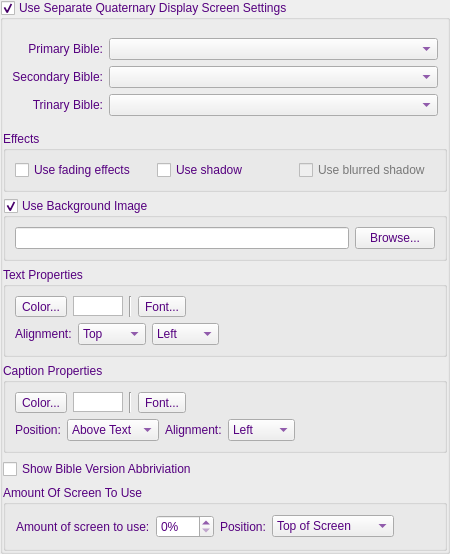
    <widget class="QGroupBox" name="groupBoxUseDisp4">
     <property name="palette">
      <palette>
       <active>
        <colorrole role="WindowText">
         <brush brushstyle="SolidPattern">
          <color alpha="255">
           <red>85</red>
           <green>0</green>
           <blue>127</blue>
          </color>
         </brush>
        </colorrole>
        <colorrole role="Text">
         <brush brushstyle="SolidPattern">
          <color alpha="255">
           <red>85</red>
           <green>0</green>
           <blue>127</blue>
          </color>
         </brush>
        </colorrole>
        <colorrole role="ButtonText">
         <brush brushstyle="SolidPattern">
          <color alpha="255">
           <red>85</red>
           <green>0</green>
           <blue>127</blue>
          </color>
         </brush>
        </colorrole>
        <colorrole role="Highlight">
         <brush brushstyle="SolidPattern">
          <color alpha="255">
           <red>170</red>
           <green>85</green>
           <blue>255</blue>
          </color>
         </brush>
        </colorrole>
        <colorrole role="PlaceholderText">
         <brush brushstyle="SolidPattern">
          <color alpha="128">
           <red>85</red>
           <green>0</green>
           <blue>127</blue>
          </color>
         </brush>
        </colorrole>
       </active>
       <inactive>
        <colorrole role="WindowText">
         <brush brushstyle="SolidPattern">
          <color alpha="255">
           <red>85</red>
           <green>0</green>
           <blue>127</blue>
          </color>
         </brush>
        </colorrole>
        <colorrole role="Text">
         <brush brushstyle="SolidPattern">
          <color alpha="255">
           <red>85</red>
           <green>0</green>
           <blue>127</blue>
          </color>
         </brush>
        </colorrole>
        <colorrole role="ButtonText">
         <brush brushstyle="SolidPattern">
          <color alpha="255">
           <red>85</red>
           <green>0</green>
           <blue>127</blue>
          </color>
         </brush>
        </colorrole>
        <colorrole role="Highlight">
         <brush brushstyle="SolidPattern">
          <color alpha="255">
           <red>170</red>
           <green>85</green>
           <blue>255</blue>
          </color>
         </brush>
        </colorrole>
        <colorrole role="PlaceholderText">
         <brush brushstyle="SolidPattern">
          <color alpha="128">
           <red>85</red>
           <green>0</green>
           <blue>127</blue>
          </color>
         </brush>
        </colorrole>
       </inactive>
       <disabled>
        <colorrole role="WindowText">
         <brush brushstyle="SolidPattern">
          <color alpha="255">
           <red>120</red>
           <green>120</green>
           <blue>120</blue>
          </color>
         </brush>
        </colorrole>
        <colorrole role="Text">
         <brush brushstyle="SolidPattern">
          <color alpha="255">
           <red>120</red>
           <green>120</green>
           <blue>120</blue>
          </color>
         </brush>
        </colorrole>
        <colorrole role="ButtonText">
         <brush brushstyle="SolidPattern">
          <color alpha="255">
           <red>120</red>
           <green>120</green>
           <blue>120</blue>
          </color>
         </brush>
        </colorrole>
        <colorrole role="Highlight">
         <brush brushstyle="SolidPattern">
          <color alpha="255">
           <red>0</red>
           <green>120</green>
           <blue>215</blue>
          </color>
         </brush>
        </colorrole>
        <colorrole role="PlaceholderText">
         <brush brushstyle="SolidPattern">
          <color alpha="128">
           <red>0</red>
           <green>0</green>
           <blue>0</blue>
          </color>
         </brush>
        </colorrole>
       </disabled>
      </palette>
     </property>
     <property name="title">
      <string>Use Separate Quaternary Display Screen Settings</string>
     </property>
     <property name="flat">
      <bool>true</bool>
     </property>
     <property name="checkable">
      <bool>true</bool>
     </property>
     <layout class="QVBoxLayout" name="verticalLayout_8" stretch="0,0,0,0,0,0,0">
      <property name="leftMargin">
       <number>0</number>
      </property>
      <property name="topMargin">
       <number>9</number>
      </property>
      <property name="rightMargin">
       <number>0</number>
      </property>
      <property name="bottomMargin">
       <number>0</number>
      </property>
      <item>
       <widget class="QWidget" name="groupWidgetBibles4" native="true">
        <layout class="QGridLayout" name="gridLayout_6">
         <item row="2" column="1">
          <widget class="QComboBox" name="comboBoxTrinaryBible4">
           <property name="sizePolicy">
            <sizepolicy hsizetype="Expanding" vsizetype="Fixed">
             <horstretch>0</horstretch>
             <verstretch>0</verstretch>
            </sizepolicy>
           </property>
          </widget>
         </item>
         <item row="1" column="1">
          <widget class="QComboBox" name="comboBoxSecondaryBible4">
           <property name="sizePolicy">
            <sizepolicy hsizetype="Expanding" vsizetype="Fixed">
             <horstretch>0</horstretch>
             <verstretch>0</verstretch>
            </sizepolicy>
           </property>
          </widget>
         </item>
         <item row="0" column="1">
          <widget class="QComboBox" name="comboBoxPrimaryBible4">
           <property name="sizePolicy">
            <sizepolicy hsizetype="Expanding" vsizetype="Fixed">
             <horstretch>0</horstretch>
             <verstretch>0</verstretch>
            </sizepolicy>
           </property>
          </widget>
         </item>
         <item row="0" column="0">
          <widget class="QLabel" name="labelPrimaryBible4">
           <property name="text">
            <string>Primary Bible:</string>
           </property>
           <property name="alignment">
            <set>Qt::AlignRight|Qt::AlignTrailing|Qt::AlignVCenter</set>
           </property>
          </widget>
         </item>
         <item row="1" column="0">
          <widget class="QLabel" name="labelSecondaryBible4">
           <property name="text">
            <string>Secondary Bible:</string>
           </property>
           <property name="alignment">
            <set>Qt::AlignRight|Qt::AlignTrailing|Qt::AlignVCenter</set>
           </property>
          </widget>
         </item>
         <item row="2" column="0">
          <widget class="QLabel" name="labelTrinaryBible4">
           <property name="text">
            <string>Trinary Bible:</string>
           </property>
           <property name="alignment">
            <set>Qt::AlignRight|Qt::AlignTrailing|Qt::AlignVCenter</set>
           </property>
          </widget>
         </item>
        </layout>
       </widget>
      </item>
      <item>
       <widget class="QGroupBox" name="groupBoxEffects4">
        <property name="title">
         <string>Effects</string>
        </property>
        <layout class="QHBoxLayout" name="horizontalLayout_11" stretch="0,0,0">
         <property name="leftMargin">
          <number>9</number>
         </property>
         <property name="topMargin">
          <number>9</number>
         </property>
         <property name="rightMargin">
          <number>9</number>
         </property>
         <property name="bottomMargin">
          <number>9</number>
         </property>
         <item>
          <widget class="QCheckBox" name="checkBoxUseFading4">
           <property name="toolTip">
            <string>If checked, when switching displayed text, fades the old text out and fades the new text in .</string>
           </property>
           <property name="text">
            <string>Use fading effects</string>
           </property>
          </widget>
         </item>
         <item>
          <widget class="QCheckBox" name="checkBoxUseShadow4">
           <property name="toolTip">
            <string>Useful when using a wallpaper image. Displays a fancy shadow effect.</string>
           </property>
           <property name="text">
            <string>Use shadow</string>
           </property>
          </widget>
         </item>
         <item>
          <widget class="QCheckBox" name="checkBoxUseBlurredShadow4">
           <property name="enabled">
            <bool>false</bool>
           </property>
           <property name="toolTip">
            <string>Useful when using a wallpaper image. Displays a fancy shadow effect.</string>
           </property>
           <property name="text">
            <string>Use blurred shadow</string>
           </property>
          </widget>
         </item>
        </layout>
       </widget>
      </item>
      <item>
       <widget class="QGroupBox" name="groupBoxBackground4">
        <property name="title">
         <string>Use Background Image</string>
        </property>
        <property name="checkable">
         <bool>true</bool>
        </property>
        <layout class="QHBoxLayout" name="horizontalLayout_19">
         <property name="leftMargin">
          <number>9</number>
         </property>
         <property name="topMargin">
          <number>9</number>
         </property>
         <property name="rightMargin">
          <number>9</number>
         </property>
         <property name="bottomMargin">
          <number>9</number>
         </property>
         <item>
          <widget class="QLineEdit" name="lineEditBackPath4"/>
         </item>
         <item>
          <widget class="QPushButton" name="buttonBrowseBackground4">
           <property name="text">
            <string>Browse...</string>
           </property>
          </widget>
         </item>
        </layout>
       </widget>
      </item>
      <item>
       <widget class="QGroupBox" name="groupBoxTextProperties4">
        <property name="title">
         <string>Text Properties</string>
        </property>
        <layout class="QVBoxLayout" name="verticalLayout_11">
         <property name="leftMargin">
          <number>9</number>
         </property>
         <property name="topMargin">
          <number>9</number>
         </property>
         <property name="rightMargin">
          <number>9</number>
         </property>
         <property name="bottomMargin">
          <number>9</number>
         </property>
         <item>
          <layout class="QHBoxLayout" name="horizontalLayout_26">
           <property name="leftMargin">
            <number>0</number>
           </property>
           <property name="topMargin">
            <number>0</number>
           </property>
           <property name="rightMargin">
            <number>0</number>
           </property>
           <property name="bottomMargin">
            <number>0</number>
           </property>
           <item>
            <widget class="QToolButton" name="toolButtonTextColor4">
             <property name="text">
              <string>Color...</string>
             </property>
            </widget>
           </item>
           <item>
            <widget class="QGraphicsView" name="graphicViewTextColor4">
             <property name="sizePolicy">
              <sizepolicy hsizetype="Fixed" vsizetype="Fixed">
               <horstretch>0</horstretch>
               <verstretch>0</verstretch>
              </sizepolicy>
             </property>
             <property name="minimumSize">
              <size>
               <width>50</width>
               <height>20</height>
              </size>
             </property>
             <property name="maximumSize">
              <size>
               <width>50</width>
               <height>20</height>
              </size>
             </property>
            </widget>
           </item>
           <item>
            <widget class="Line" name="line_6">
             <property name="orientation">
              <enum>Qt::Vertical</enum>
             </property>
            </widget>
           </item>
           <item>
            <widget class="QToolButton" name="toolButtonTextFont4">
             <property name="text">
              <string>Font...</string>
             </property>
            </widget>
           </item>
           <item>
            <widget class="QLabel" name="labelFont4">
             <property name="sizePolicy">
              <sizepolicy hsizetype="Minimum" vsizetype="Preferred">
               <horstretch>0</horstretch>
               <verstretch>0</verstretch>
              </sizepolicy>
             </property>
             <property name="text">
              <string/>
             </property>
            </widget>
           </item>
          </layout>
         </item>
         <item>
          <layout class="QHBoxLayout" name="horizontalLayout_27">
           <property name="leftMargin">
            <number>0</number>
           </property>
           <property name="topMargin">
            <number>0</number>
           </property>
           <property name="rightMargin">
            <number>0</number>
           </property>
           <property name="bottomMargin">
            <number>0</number>
           </property>
           <item>
            <widget class="QLabel" name="labelTextAlign4">
             <property name="text">
              <string>Alignment:</string>
             </property>
            </widget>
           </item>
           <item>
            <widget class="QComboBox" name="comboBoxVerticalAling4">
             <item>
              <property name="text">
               <string>Top</string>
              </property>
             </item>
             <item>
              <property name="text">
               <string>Middle</string>
              </property>
             </item>
             <item>
              <property name="text">
               <string>Bottom</string>
              </property>
             </item>
            </widget>
           </item>
           <item>
            <widget class="QComboBox" name="comboBoxHorizontalAling4">
             <item>
              <property name="text">
               <string>Left</string>
              </property>
             </item>
             <item>
              <property name="text">
               <string>Center</string>
              </property>
             </item>
             <item>
              <property name="text">
               <string>Right</string>
              </property>
             </item>
            </widget>
           </item>
           <item>
            <spacer name="horizontalSpacer_12">
             <property name="orientation">
              <enum>Qt::Horizontal</enum>
             </property>
             <property name="sizeHint" stdset="0">
              <size>
               <width>40</width>
               <height>20</height>
              </size>
             </property>
            </spacer>
           </item>
          </layout>
         </item>
        </layout>
       </widget>
      </item>
      <item>
       <widget class="QGroupBox" name="groupBoxCaptionProperties4">
        <property name="title">
         <string>Caption Properties</string>
        </property>
        <layout class="QVBoxLayout" name="verticalLayout_12">
         <property name="leftMargin">
          <number>9</number>
         </property>
         <property name="topMargin">
          <number>9</number>
         </property>
         <property name="rightMargin">
          <number>9</number>
         </property>
         <property name="bottomMargin">
          <number>9</number>
         </property>
         <item>
          <layout class="QHBoxLayout" name="horizontalLayout_28">
           <property name="leftMargin">
            <number>0</number>
           </property>
           <property name="topMargin">
            <number>0</number>
           </property>
           <property name="rightMargin">
            <number>0</number>
           </property>
           <property name="bottomMargin">
            <number>0</number>
           </property>
           <item>
            <widget class="QToolButton" name="toolButtonCaptionColor4">
             <property name="text">
              <string>Color...</string>
             </property>
            </widget>
           </item>
           <item>
            <widget class="QGraphicsView" name="graphicViewCaptionColor4">
             <property name="sizePolicy">
              <sizepolicy hsizetype="Fixed" vsizetype="Fixed">
               <horstretch>0</horstretch>
               <verstretch>0</verstretch>
              </sizepolicy>
             </property>
             <property name="minimumSize">
              <size>
               <width>50</width>
               <height>20</height>
              </size>
             </property>
             <property name="maximumSize">
              <size>
               <width>50</width>
               <height>20</height>
              </size>
             </property>
            </widget>
           </item>
           <item>
            <widget class="Line" name="line_7">
             <property name="orientation">
              <enum>Qt::Vertical</enum>
             </property>
            </widget>
           </item>
           <item>
            <widget class="QToolButton" name="toolButtonCaptionFont4">
             <property name="text">
              <string>Font...</string>
             </property>
            </widget>
           </item>
           <item>
            <widget class="QLabel" name="labelFontCaption4">
             <property name="sizePolicy">
              <sizepolicy hsizetype="Minimum" vsizetype="Preferred">
               <horstretch>0</horstretch>
               <verstretch>0</verstretch>
              </sizepolicy>
             </property>
             <property name="text">
              <string/>
             </property>
            </widget>
           </item>
          </layout>
         </item>
         <item>
          <layout class="QHBoxLayout" name="horizontalLayout_29">
           <property name="leftMargin">
            <number>0</number>
           </property>
           <property name="topMargin">
            <number>0</number>
           </property>
           <property name="rightMargin">
            <number>0</number>
           </property>
           <property name="bottomMargin">
            <number>0</number>
           </property>
           <item>
            <widget class="QLabel" name="labelPosition4">
             <property name="text">
              <string>Position:</string>
             </property>
            </widget>
           </item>
           <item>
            <widget class="QComboBox" name="comboBoxCaptionPosition4">
             <property name="minimumSize">
              <size>
               <width>85</width>
               <height>0</height>
              </size>
             </property>
             <item>
              <property name="text">
               <string>Above Text</string>
              </property>
             </item>
             <item>
              <property name="text">
               <string>Below Text</string>
              </property>
             </item>
            </widget>
           </item>
           <item>
            <widget class="QLabel" name="labelCaptionAlign4">
             <property name="text">
              <string>Alignment:</string>
             </property>
            </widget>
           </item>
           <item>
            <widget class="QComboBox" name="comboBoxCaptionAlign4">
             <property name="maximumSize">
              <size>
               <width>16777215</width>
               <height>16777215</height>
              </size>
             </property>
             <item>
              <property name="text">
               <string>Left</string>
              </property>
             </item>
             <item>
              <property name="text">
               <string>Center</string>
              </property>
             </item>
             <item>
              <property name="text">
               <string>Right</string>
              </property>
             </item>
            </widget>
           </item>
           <item>
            <spacer name="horizontalSpacer_13">
             <property name="orientation">
              <enum>Qt::Horizontal</enum>
             </property>
             <property name="sizeHint" stdset="0">
              <size>
               <width>40</width>
               <height>20</height>
              </size>
             </property>
            </spacer>
           </item>
          </layout>
         </item>
        </layout>
       </widget>
      </item>
      <item>
       <layout class="QHBoxLayout" name="horizontalLayout_32">
        <property name="topMargin">
         <number>0</number>
        </property>
        <property name="bottomMargin">
         <number>0</number>
        </property>
        <item>
         <widget class="QCheckBox" name="checkBoxAbbiviations4">
          <property name="text">
           <string>Show Bible Version Abbriviation</string>
          </property>
         </widget>
        </item>
       </layout>
      </item>
      <item>
       <widget class="QGroupBox" name="groupBoxMaxScreen4">
        <property name="title">
         <string>Amount Of Screen To Use</string>
        </property>
        <layout class="QGridLayout" name="gridLayout_8">
         <property name="leftMargin">
          <number>10</number>
         </property>
         <property name="topMargin">
          <number>10</number>
         </property>
         <property name="rightMargin">
          <number>10</number>
         </property>
         <property name="bottomMargin">
          <number>10</number>
         </property>
         <item row="0" column="0">
          <layout class="QHBoxLayout" name="horizontalLayout_25">
           <property name="leftMargin">
            <number>0</number>
           </property>
           <property name="topMargin">
            <number>0</number>
           </property>
           <property name="rightMargin">
            <number>0</number>
           </property>
           <property name="bottomMargin">
            <number>0</number>
           </property>
           <item>
            <widget class="QLabel" name="labelMaxPercent4">
             <property name="text">
              <string>Amount of screen to use:</string>
             </property>
            </widget>
           </item>
           <item>
            <widget class="QSpinBox" name="spinBoxMaxScreen4">
             <property name="suffix">
              <string>%</string>
             </property>
             <property name="maximum">
              <number>100</number>
             </property>
            </widget>
           </item>
           <item>
            <widget class="QLabel" name="labelMaxTopButtom4">
             <property name="text">
              <string>Position:</string>
             </property>
            </widget>
           </item>
           <item>
            <widget class="QComboBox" name="comboBoxScreenPosition4">
             <property name="minimumSize">
              <size>
               <width>112</width>
               <height>0</height>
              </size>
             </property>
             <item>
              <property name="text">
               <string>Top of Screen</string>
              </property>
             </item>
             <item>
              <property name="text">
               <string>Bottom of Screen</string>
              </property>
             </item>
            </widget>
           </item>
           <item>
            <spacer name="horizontalSpacer_11">
             <property name="orientation">
              <enum>Qt::Horizontal</enum>
             </property>
             <property name="sizeHint" stdset="0">
              <size>
               <width>40</width>
               <height>20</height>
              </size>
             </property>
            </spacer>
           </item>
          </layout>
         </item>
        </layout>
       </widget>
      </item>
     </layout>
    </widget>
